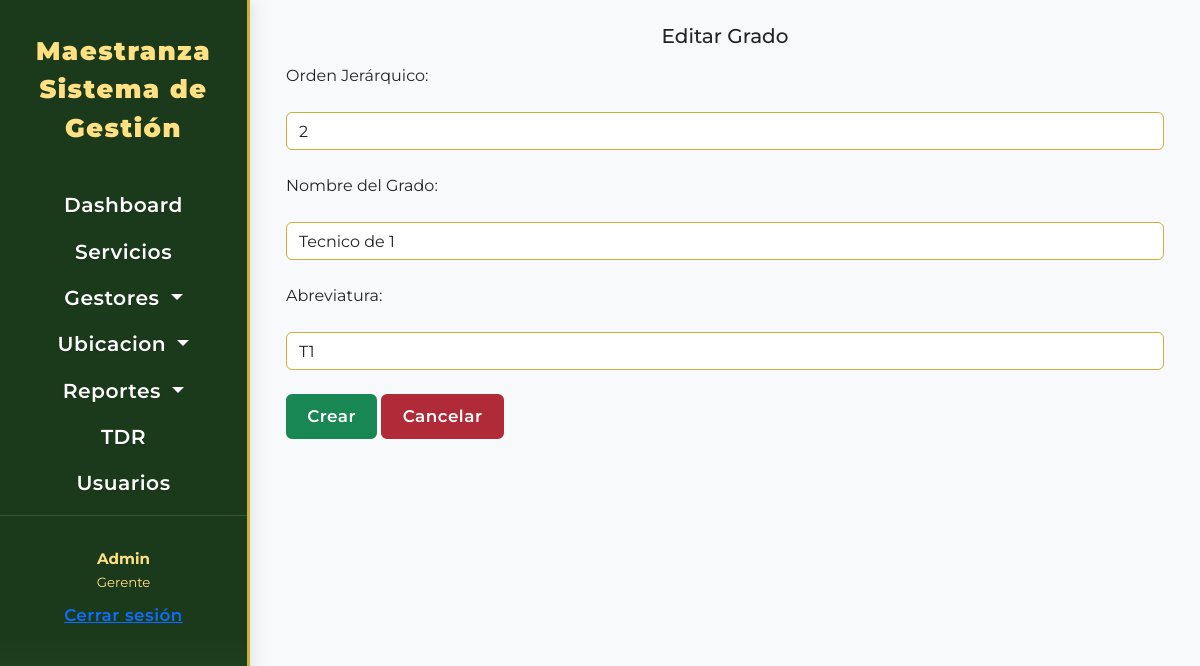
Screenshot of /grados/editar/3/ (signed in) with the database file from the repository.
### grado/models.py (models this page shows, shortened)
class Grado(models.Model):
    nombre = models.CharField(max_length=50, blank=False, null=False, verbose_name=' Nombre del Grado', unique= True)
    abreviatura = models.CharField(max_length= 10, unique=True, verbose_name= 'Abreviatura', blank= True, null= True)
    orden = models.CharField(default= 0, verbose_name='Orden Jerárquico')
    class Meta:
        verbose_name = 'Grado'
        verbose_name_plural = 'Grados'
        ordering = ['orden', 'nombre']

### grado/views.py (the view)
# urls.py: path('editar/<int:id>/', views.grado_gestion, name='grado_editar'),
@login_required
def grado_gestion(request, id=None):
    grado, modo, extra = modo_gestion(Grado,id)
    if request.method == 'POST':
        form = GradosForm(request.POST, instance=grado)
        if form.is_valid():
            try:
                grado = form.save()
                messages.success(request, f"Grado {'creado' if modo == 'crear' else 'actualizado'} correctamente.")
                return redirect('grado_lista')
            except Exception as e:
                messages.error(request, f"Error al guardar el Grado: {e}")
    else:
        form = GradosForm(instance=grado)
    context = {
        'form' : form,
        'grado': grado,
        'modo': modo,
        'extra': extra
    }
    return render(request, 'grado/gestion.html', context)

### grado/forms.py
class GradosForm(ModelForm):
    class Meta:
        model = Grado
        fields = ['orden', 'nombre', 'abreviatura']
        widgets = {
            'nombre': forms.TextInput(attrs = {'class':'form-control my-4', 'placeholder': 'Ingrese el nombre del grado'}),
            'abreviatura':  forms.TextInput( attrs= {'class': 'form-control my-4', 'placeholder': 'Ingrese la abreviatura del grado'}),
            'orden': forms.TextInput( attrs= {'class': 'form-control my-4', 'placeholder': 'Ingrese el orden Jerárquico del grado'})
        }

### maestranza/utils.py (called while the page is built)
def modo_gestion(modelo,id=None):
    if id:
        return get_object_or_404(modelo, id=id), 'editar', 0
    return None, 'crear', 1

### templates/grado/gestion.html (shortened to what this page needs)
{% extends "components/formulario.html" %}
{% block formtit %}
{% if modo == 'editar' %}
Editar Grado
{% else %}
Crear Grado
{% endif %}
{% endblock formtit %}
{% block formulario %}
{{ form.as_table }}
<input class="btn btn-success" type="submit" value="Crear">
<a class="btn btn-danger" href="{% url 'grado_lista' %}">Cancelar</a>
{% endblock formulario %}

### static/css/base1.css (style rules this page uses)
:root { --Primary-color: #1B3A1B; --Secondary-color: #2E5939; --Accent-color: #C9B037; --Text-color: #fff; --Sidebar-bg: #1B3A1B; --Sidebar-active: #C9B037; --Sidebar-hover: #2E5939; --Table-header-bg: #2E5939; --Table-header-text: #fff; --Table-row-hover: #e9f5e1; --Button-primary: #1B3A1B; --Button-primary-hover: #2E5939; --Button-danger: #b02a37; --Button-danger-hover: #7a1d25; --Button-secondary: #495057; --Button-secondary-hover: #343a40; --Input-border: #C9B037; --Input-focus: #2E5939; --sidebar-width-bs5: 250px; --sidebar-bg-mobile: rgba(27,58,27,0.97); }
body, .sidebar-bs5, .main-content-wrapper-bs5 { font-family: 'Montserrat', Arial, Helvetica, sans-serif; }
.btn { border-radius: 0.375rem !important; font-weight: 600 !important; font-size: 1.05rem !important; letter-spacing: 0.5px; padding: 0.5rem 1.2rem !important; box-shadow: none !important; border-width: 2px !important; margin-bottom: 0.5rem; white-space: normal; }
.btn-danger { background-color: var(--Button-danger); border-color: var(--Button-danger); color: #fff; font-weight: 600; letter-spacing: 0.5px; }
.form-control, .select2-container--default .select2-selection--single { border: 1.5px solid var(--Input-border) !important; border-radius: 0.375rem; background-color: #fff; color: #222; height: 38px !important; box-shadow: none; }

### rows the page displays
Grado: orden "2", nombre "Tecnico de 1", abreviatura "T1"
